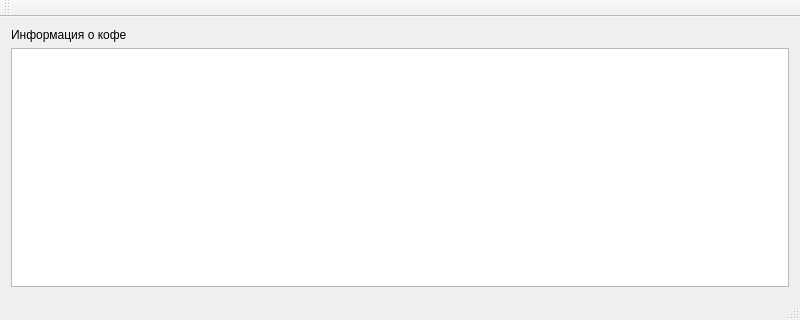
<?xml version="1.0" encoding="UTF-8"?>
<ui version="4.0">
 <class>MainWindow</class>
 <widget class="QMainWindow" name="MainWindow">
  <property name="geometry">
   <rect>
    <x>0</x>
    <y>0</y>
    <width>800</width>
    <height>320</height>
   </rect>
  </property>
  <property name="minimumSize">
   <size>
    <width>800</width>
    <height>320</height>
   </size>
  </property>
  <property name="maximumSize">
   <size>
    <width>800</width>
    <height>320</height>
   </size>
  </property>
  <property name="windowTitle">
   <string>MainWindow</string>
  </property>
  <widget class="QWidget" name="centralWidget">
   <layout class="QGridLayout" name="gridLayout">
    <item row="0" column="0">
     <widget class="QLabel" name="label">
      <property name="text">
       <string>Информация о кофе</string>
      </property>
     </widget>
    </item>
    <item row="1" column="0" colspan="2">
     <widget class="QTableWidget" name="tableWidget"/>
    </item>
   </layout>
  </widget>
  <widget class="QMenuBar" name="menuBar">
   <property name="geometry">
    <rect>
     <x>0</x>
     <y>0</y>
     <width>800</width>
     <height>26</height>
    </rect>
   </property>
  </widget>
  <widget class="QToolBar" name="mainToolBar">
   <attribute name="toolBarArea">
    <enum>TopToolBarArea</enum>
   </attribute>
   <attribute name="toolBarBreak">
    <bool>false</bool>
   </attribute>
  </widget>
  <widget class="QStatusBar" name="statusBar"/>
 </widget>
 <layoutdefault spacing="6" margin="11"/>
 <resources/>
 <connections/>
</ui>
